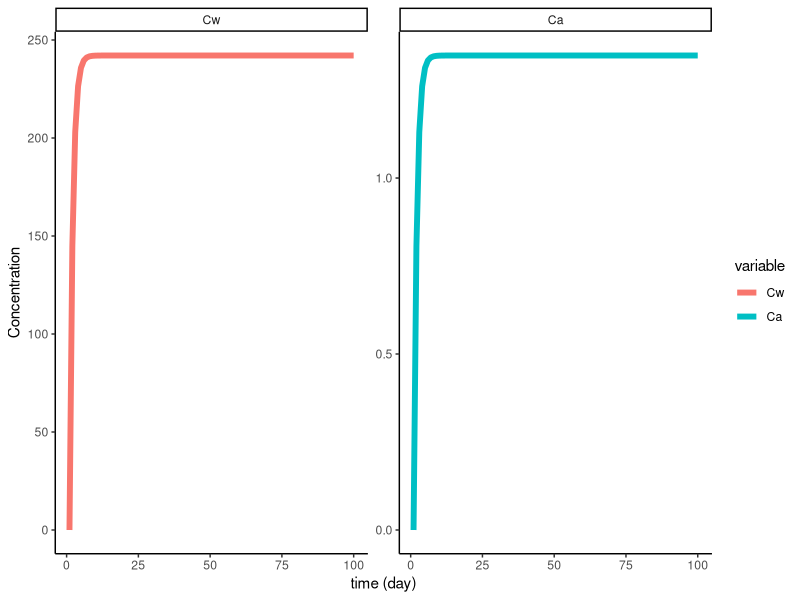

This figure's R source:
# Load libraries
library(dplyr) # organize data
library(tidyverse)
library(ggplot2) # plotting
library(deSolve) # solving differential equations

# Reactive transport function ---------------------------------------------

rtm.PCB4 = function(t, c, parms){
  
  # Experimental conditions
  MH2O <- 18.0152 # g/mol water molecular weight
  MCO2 <- 44.0094 # g/mol CO2 molecular weight
  MW.pcb <- 223.088 # g/mol PCB 4 molecular weight
  Tst <- 25 # C air temperature
  Tst.1 <- 273.15 + Tst # air and standard temperature in K, 25 C
  Tw <- 13 # C water temperature
  Tw.1 <- 273.15 + Tw # water temperature in K
  R <- 8.3144 # J/(mol K) molar gas constant 
  
  # Bioreactor parameters
  Vw <- 100 # cm3 water volume
  Va <- 125 # cm3 headspace volumne
  Aaw <- 20 # cm2 
  Aws <- 30 # cm2
  
  # Congener-specific constants
  Kaw <- 0.01344142 # PCB 4 dimensionless Henry's law constant @ 25 C
  dUaw <- 49662.48 # internal energy for the transfer of air-water for PCB 4 (J/mol)
  logKow <- 4.65 # PCB 4 octanol-water equilibrium partition coefficient
  dUow <- -21338.96 # internal energy for the transfer of octanol-water for PCB 4 (J/mol)
  
  # Air & water physical conditions
  D.water.air <- 0.2743615 # cm2/s water's diffusion coefficient in the gas phase @ Tair = 25 C, patm = 1013.25 mbars 
  D.co2.w <- 1.67606E-05 # cm2/s CO2's diffusion coefficient in water @ Tair = 25 C, patm = 1013.25 mbars 
  D.pcb.air <- D.water.air*(MW.pcb/MH2O)^(-0.5) # cm2/s PCB 4's diffusion coefficient in the gas phase (eq. 18-45)
  D.pcb.water <- D.co2.w*(MW.pcb/MCO2)^(-0.5) # cm2/s PCB 4's diffusion coefficient in water @ Tair = 25 C, patm = 1013.25 mbars
  v.H2O <- 0.010072884	# cm2/s kinematic viscosity of water @ Tair = 25
  V.water.air <- 0.003 # m/s water's velocity of air-side mass transfer without ventilation (eq. 20-15)
  V.co2.w <- 4.1*10^-2 # m/s mass transfer coefficient of CO2 in water side without ventilation
  SC.pcb.w <- v.H2O/D.pcb.water # Schmidt number PCB 4
  bl <- 0.21 # cm boundary layer thickness
  
  # kaw calculations (air-water mass transfer coefficient)
  # i) Ka.w.t, ka.w corrected by water and air temps during experiment
  Kaw.t <- Kaw*exp(-dUaw/R*(1/Tw.1-1/Tst.1))*Tw.1/Tst.1
  # ii) Kaw.a, air-side mass transfer coefficient
  Kaw.a <- V.water.air*(D.pcb.air/D.water.air)^(0.67) # [m/s]
  # iii) Kaw.w, water-side mass transfer coefficient for PCB 4. 600 is the Schmidt number of CO2 at 298 K
  Kaw.w <- V.co2.w*(SC.pcb.w/600)^(-0.5) # [m/s] 
  # iv) kaw, overall air-water mass transfer coefficient for PCB 4
  kaw.o <- (1/(Kaw.a*Kaw.t) + (1/Kaw.w))^-1 # [m/s]
  # v) kaw, overall air-water mass transfer coefficient for PCB 4, units change
  kaw.o <- kaw.o*100*60*60*24 # [cm/d]
  
  # Estimating Cpw (PCB 4 concentration in sediment porewater)
  Ct <- 630.2023 # ng/g PCB 4 sediment concentration
  foc <- 0.03 # organic carbon % in sediment
  Kow <- 10^(logKow)
  Kow.t <- Kow*exp(-dUow/R*(1/Tw.1-1/Tst.1))
  logKoc <- 0.94*log10(Kow.t) + 0.42
  Kd <- foc*10^(logKoc) # L/kg sediment-water equilibrium partition coefficient
  Cpw <- Ct/Kd*1000 # [ng/L]
  
  # derivatives dx/dt are computed below
  r <- rep(0,length(c))
  # dCwdt:
  r[1] <- kaw.o*Aaw/Vw*(c["Ca"]/(Kaw.t) - c["Cw"]) + D.pcb.water*Aws*60*60*24/bl/Vw*(Cpw - c["Cw"])
   # dCadt:
  r[2] <- kaw.o*Aaw/Va*(c["Cw"] - c["Ca"]/Kaw.t)
  
  # The computed derivatives are returned as a list
  # order of derivatives needs to be the same as the order of species in c
  return(list(r))
}

# Initial conditions and run function
cinit <- c(Cw = 0, Ca = 0)
t.1 <- c(1:100)
# Placeholder values of key parameters
out.1 <- ode(y = cinit, times = t.1, func = rtm.PCB4) %>%
as.data.frame() -> out.1

new.out<- out.1 %>%
  gather(variable, value, -time)

new.out <- within(new.out, variable <- factor(variable,
                                              levels = c('Cw', 'Ca')))

ggplot(new.out, aes(x = time, y = value, color = variable)) +
  facet_wrap(vars(variable), scales = "free_y", ncol = 2) +
  geom_line(size = 2) +
  theme_classic() +
  labs(x = 'time (day)', y = 'Concentration')
